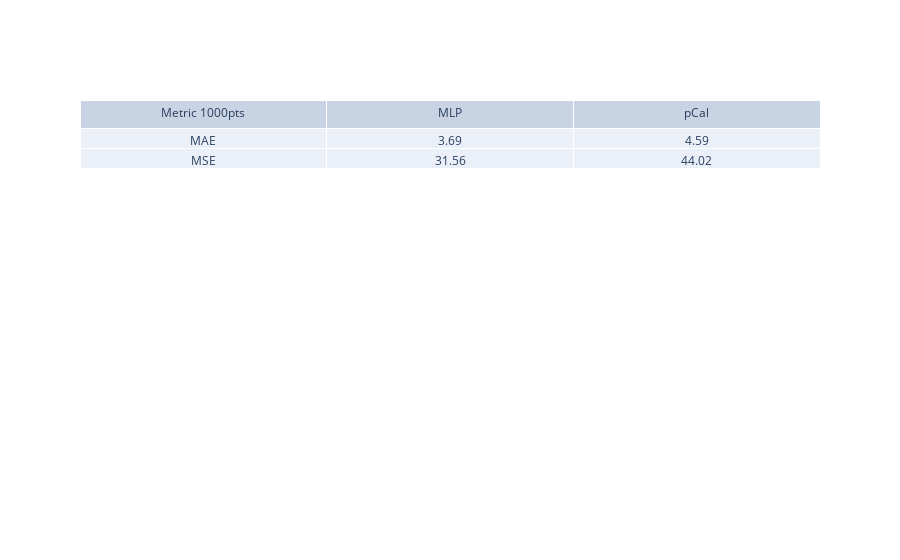
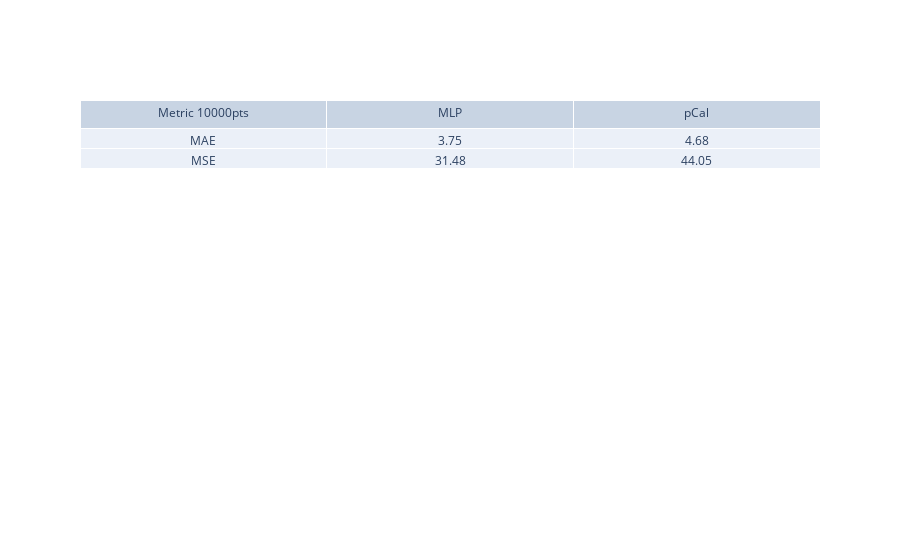
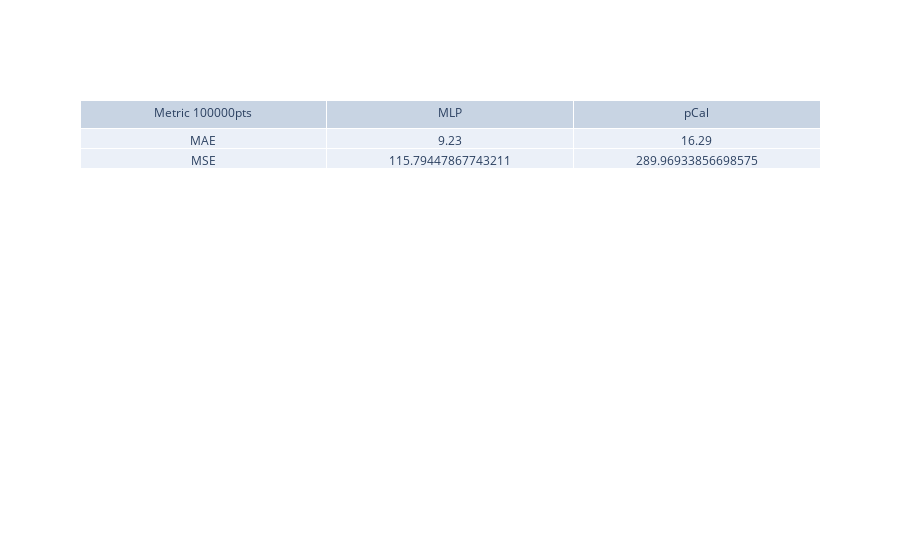

These figures' notebook cell, in order:
### Code cell
import plotly.graph_objects as go

for i in range(len(metric_ML[0])):
    fig = go.Figure(data=[go.Table(header=dict(values=[f'Metric {points[i]}pts','MLP', 'pCal']),
                     cells=dict(values=[metric, np.array(metric_ML).T[i],  np.array(metric_pCal).T[i]]))
                         ])
    fig.show()

### Figure 1 — Plotly figure (JSON) as saved in the notebook; plotly's stock layout.template omitted (floating-point values rounded to 4 significant figures)
{"data": [{"cells": {"values": [["MAE", "MSE"], [3.69, 31.56], [4.59, 44.02]]}, "header": {"values": ["Metric 1000pts", "MLP", "pCal"]}, "type": "table"}], "layout": {}}

### Figure 2 — Plotly figure (JSON) as saved in the notebook; plotly's stock layout.template omitted (floating-point values rounded to 4 significant figures)
{"data": [{"cells": {"values": [["MAE", "MSE"], [3.75, 31.48], [4.68, 44.05]]}, "header": {"values": ["Metric 10000pts", "MLP", "pCal"]}, "type": "table"}], "layout": {}}

### Figure 3 — Plotly figure (JSON) as saved in the notebook; plotly's stock layout.template omitted (floating-point values rounded to 4 significant figures)
{"data": [{"cells": {"values": [["MAE", "MSE"], [9.23, 115.8], [16.29, 290.0]]}, "header": {"values": ["Metric 100000pts", "MLP", "pCal"]}, "type": "table"}], "layout": {}}
